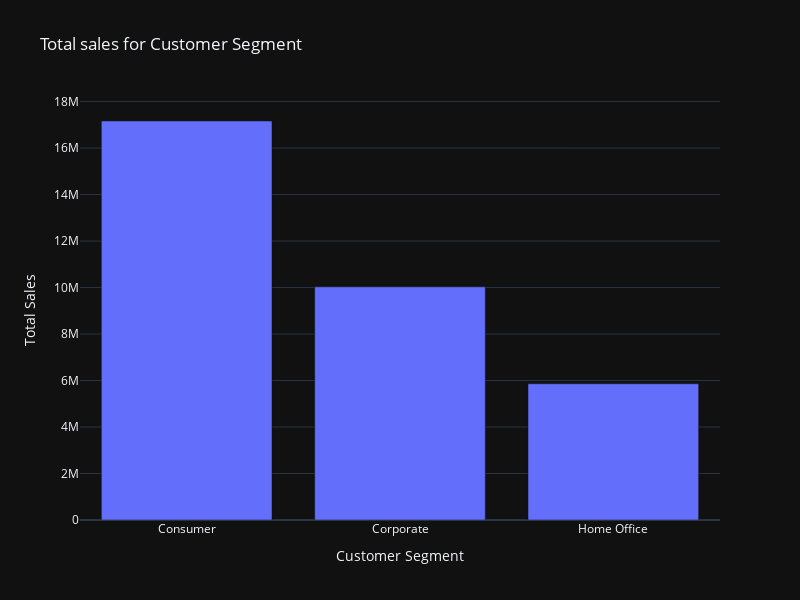

Write notebook code for a chart like this one.
### Markdown cell above
### 8. Sales accroding to the Customer Segment

### Code cell
customer_segment = df.groupby('Customer Segment')

fig = px.bar(
    customer_segment['Sales per customer'].sum().sort_values(ascending=False).reset_index(),
    x='Customer Segment',
    y='Sales per customer',
    title="Total sales for Customer Segment",
    labels={'Sales per customer': 'Total Sales'},
    template='plotly_dark',
    width=800,
    height=600
)
fig.show()

### Figure 1 — Plotly figure (JSON) as saved in the notebook; plotly's stock layout.template omitted (floating-point values rounded to 4 significant figures)
{"data": [{"hovertemplate": "Customer Segment=%{x}<br>Total Sales=%{y}<extra></extra>", "legendgroup": "", "marker": {"color": "#636efa", "pattern": {"shape": ""}}, "name": "", "orientation": "v", "showlegend": false, "textposition": "auto", "type": "bar", "x": ["Consumer", "Corporate", "Home Office"], "xaxis": "x", "y": [17160000.0, 10030000.0, 5859000.0], "yaxis": "y"}], "layout": {"barmode": "relative", "height": 600, "legend": {"tracegroupgap": 0}, "title": {"text": "Total sales for Customer Segment"}, "width": 800, "xaxis": {"anchor": "y", "domain": [0, 1], "title": {"text": "Customer Segment"}}, "yaxis": {"anchor": "x", "domain": [0, 1], "title": {"text": "Total Sales"}}}}
